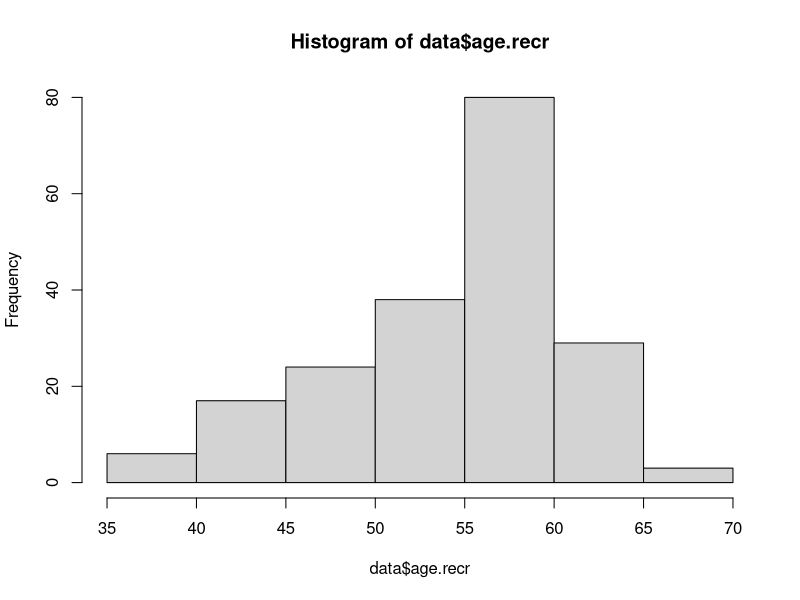
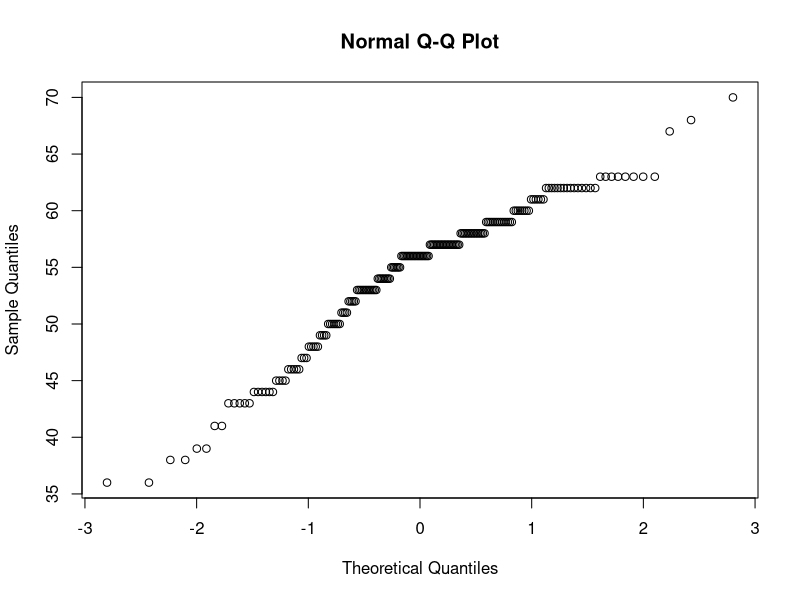
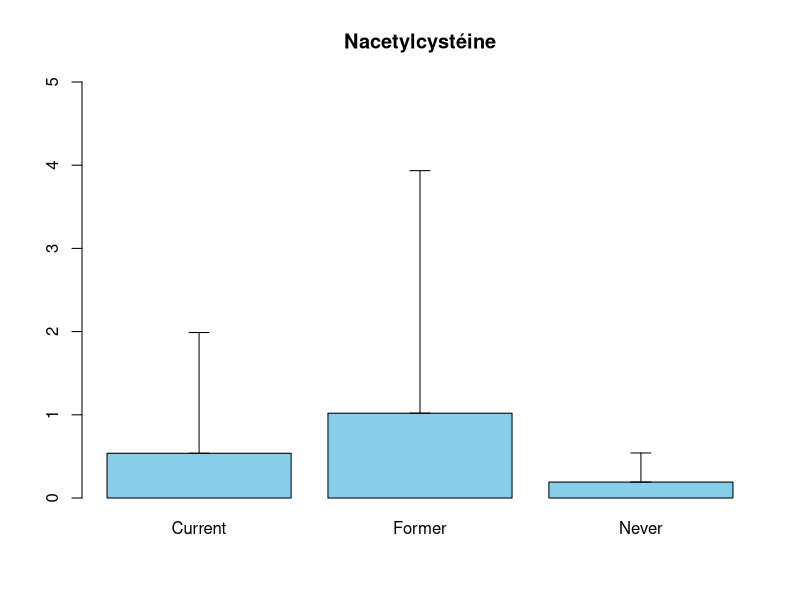
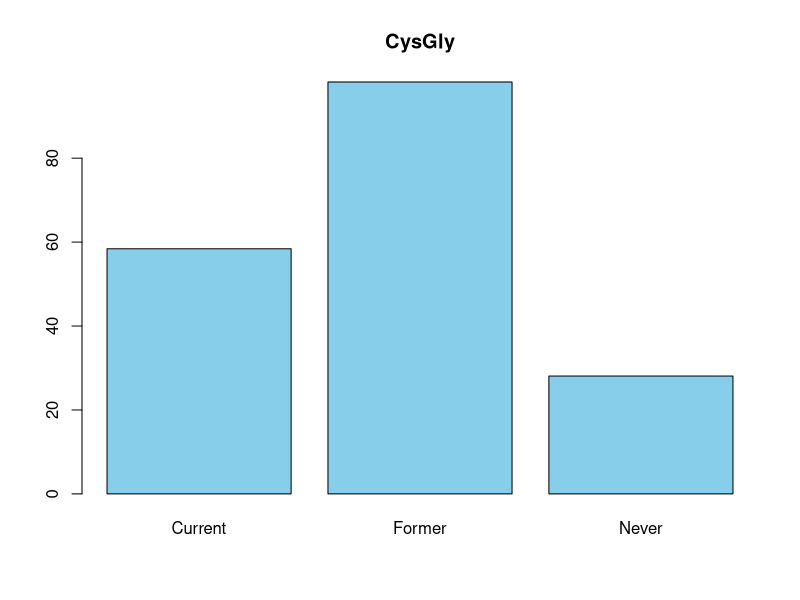
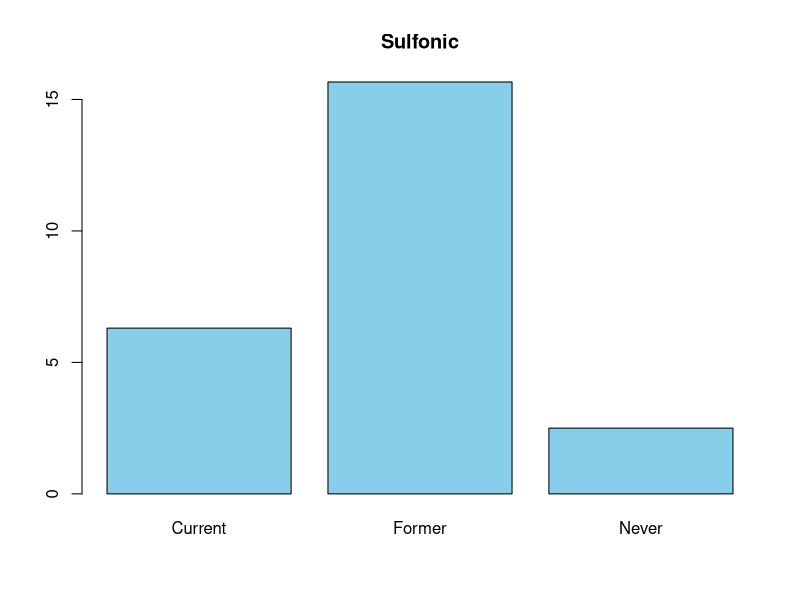
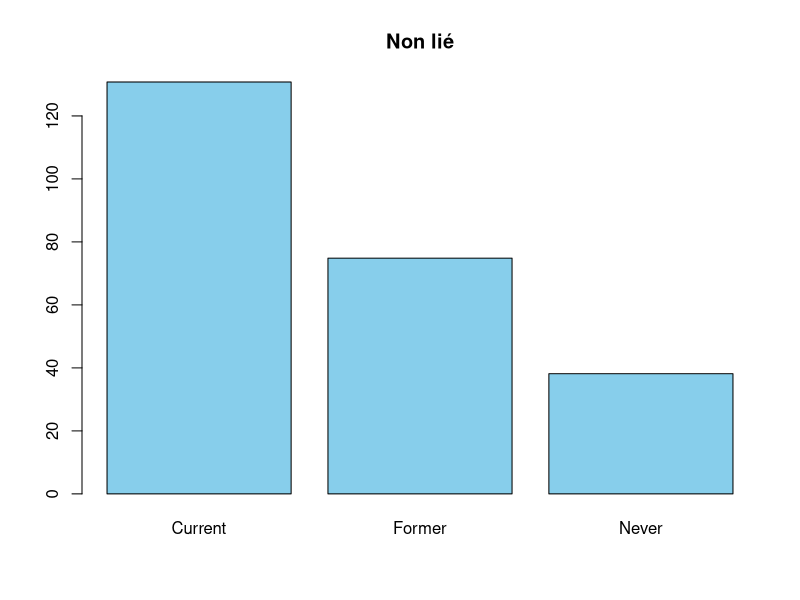

These figures' R source, in order: (Note: this script raises an error after producing the figures.)
getwd()
setwd("C:/Users/33695/OneDrive/Documents/Cours Polytech/4eme annee/S1/R-studio/Projet de groupe/Projet-R-GB4")
data = read.csv("LC-Adductomics.csv")
data
View(data)


# Partie 1
dim(data)
summary(data)

# Détail des moyennes et écart types des Albumines
summary(data$Albumin.adduct.of.CysGly)
summary(data$Albumin.adduct.of.Nacetylcysteine)
summary(data$Albumin.adduct.of.sulfonic.acid)
summary(data$Albumin.unadducted)


table(data$gender)
# 120 hommes et 77 femmes, test stat pour voir si différence significative

table(data$centre)
# 110 personnes sur Turin et 87 à Varese

table(data$smoking_status)
# 67 fumeur actuel, 64 anciens fumeurs et 66 never

table(data$case)
# 101 Sains et 96 Cancéreux 

table(data$case, data$gender)
table(data$case, data$smoking_status)
chisq.test(table(data$case, data$smoking_status))
#p-value = 3.058e-07 donc on rejette H0 et accepte H1 = différence de proportion (current a beaucoup de cancer et never pas beacoup)

table(data$case,data$centre)
chisq.test(table(data$case, data$centre))
#p-value = 0.5459 soit <0,05 donc pas de différences significatives entre les centres)

hist(data$age.recr)
qqnorm(data$age.recr)
shapiro.test(data$age.recr)
# répartition normale pas très claire

# Crée un vecteur pour les moyennes et comparaison en fonction des statut tabagique
moyennes_par_etat = tapply(data$Albumin.adduct.of.Nacetylcysteine, data$smoking_status, mean)
# Ecart type
ecart_types_par_etat <- tapply(data$Albumin.adduct.of.Nacetylcysteine, data$smoking_status, sd)
# barplot 
bp = barplot(height = moyennes_par_etat, col = "skyblue", main = "Nacetylcystéine", ylim = c(0,5) )
# Barre d'erreur sd
arrows(bp, moyennes_par_etat, bp, moyennes_par_etat + ecart_types_par_etat, angle = 90, code = 3, length = 0.1, col = "black")


moyennes_par_etat = tapply(data$Albumin.adduct.of.CysGly, data$smoking_status, mean)
barplot(height = moyennes_par_etat, col = "skyblue", main = "CysGly" )

moyennes_par_etat = tapply(data$Albumin.adduct.of.sulfonic.acid, data$smoking_status, mean)
barplot(height = moyennes_par_etat, col = "skyblue", main = "Sulfonic" )

moyennes_par_etat = tapply(data$Albumin.unadducted, data$smoking_status, mean)
barplot(height = moyennes_par_etat, col = "skyblue", main = "Non lié" )

kruskal.test(data$Albumin.adduct.of.Nacetylcysteine, data$smoking_status)
dunn.test(data$Albumin.adduct.of.Nacetylcysteine, data$smoking_status)


moyennes_par_etat = tapply(data$Albumin.adduct.of.Nacetylcysteine, data$case, mean)
barplot(height = moyennes_par_etat, col = "skyblue", main = "Nacetylcystéine" )

moyennes_par_etat = tapply(data$Albumin.adduct.of.CysGly, data$case, mean)
barplot(height = moyennes_par_etat, col = "skyblue", main = "CysGly" )

moyennes_par_etat = tapply(data$Albumin.adduct.of.sulfonic.acid, data$case, mean)
barplot(height = moyennes_par_etat, col = "skyblue", main = "Sulfonic" )

moyennes_par_etat = tapply(data$Albumin.unadducted, data$case, mean)
barplot(height = moyennes_par_etat, col = "skyblue", main = "Non lié" )

#Histogramme 
hist(data$Albumin.adduct.of.Nacetylcysteine)
wilcox.test(data$Albumin.adduct.of.Nacetylcysteine[data$case=="1"],data$Albumin.adduct.of.Nacetylcysteine[data$case=="0"])

hist(data$Albumin.adduct.of.CysGly)
wilcox.test(data$Albumin.adduct.of.CysGly[data$case=="1"],data$Albumin.adduct.of.CysGly[data$case=="0"])

hist(data$Albumin.adduct.of.sulfonic.acid)
wilcox.test(data$Albumin.adduct.of.sulfonic.acid[data$case=="1"],data$Albumin.adduct.of.sulfonic.acid[data$case=="0"])

hist(data$Albumin.unadducted)
wilcox.test(data$Albumin.unadducted[data$case=="1"],data$Albumin.unadducted[data$case=="0"])


# Calcul des moyennes et écart-types par état
moyennes_par_etat <- tapply(df$valeur, df$etat, mean)


# Création du barplot
bp <- barplot(moyennes_par_etat, col = "skyblue", main = "Moyennes par État", xlab = "État", ylab = "Moyenne")

# Ajout des barres d'erreur (écart type)
arrows(bp, moyennes_par_etat, bp, moyennes_par_etat + ecart_types_par_etat, angle = 90, code = 3, length = 0.1, col = "red")


mymodel = glm(data$case ~data$Albumin.adduct.of.Nacetylcysteine)
summary(mymodel)

mymodel2 = glm(data$case ~ data$Albumin.adduct.of.CysGly)
summary(mymodel2)

mymodel3 = glm(data$case ~ data$Albumin.adduct.of.sulfonic.acid)
summary(mymodel3)

mymodel4 = glm(data$case ~ data$smoking_status)
summary(mymodel4)





















































































